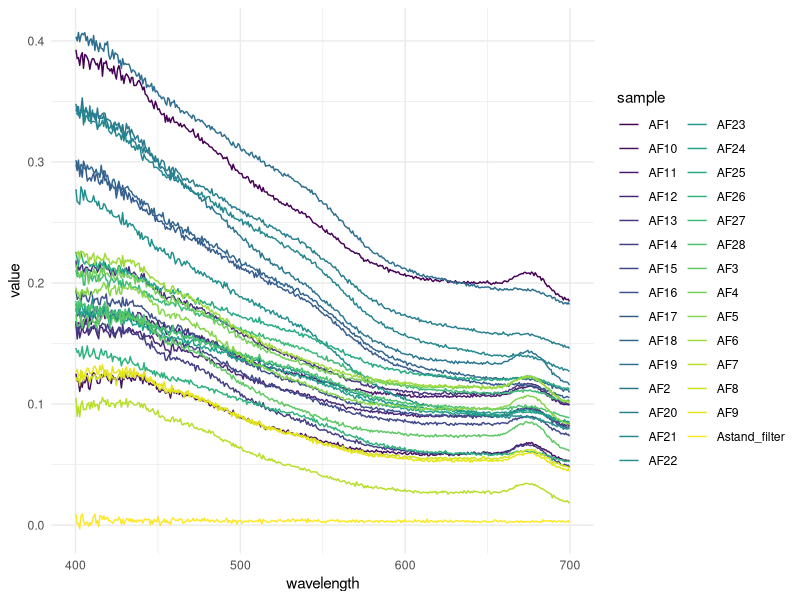
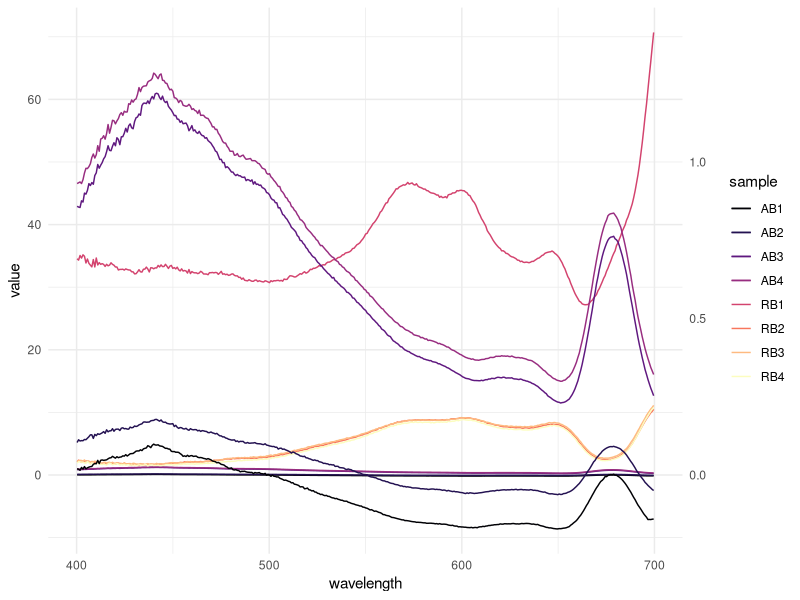

These figures' R source, in order: (Note: this script raises an error after producing the figures.)
## ---- chunk 1
library(tidyverse)
library(readr)
library(readxl)
library(here)
## ---- chunk 2
#setwd("C:/Users/Eva Samson/OneDrive - University of Bergen/Dokumenter/Bergen/AB-323/bioptics")

reflectance_raw <- read_xlsx("bioptics_reflectance_v2.xlsx", skip = 11) |> 
  select(!ID)

methanol_raw <- read_xlsx("bioptics_absorbance_v2.xlsx", skip = 11, sheet = "methanol extracts") |> 
  select(!ID)

water_raw <- read_xlsx("bioptics_absorbance_v2.xlsx", skip = 11, sheet = "water extracts") |> 
  select(!ID)

invivo_raw <- read_xlsx("bioptics_absorbance_v2.xlsx", skip = 11, sheet = "in vivo") |> 
  select(!ID)

filters_raw <- read_xlsx("bioptics_absorbance_v2.xlsx", skip = 11, sheet = "filters") |> 
  select(!ID)
## ---- chunk 3
filters_PAR <- filters_raw |> 
  filter(400 <= wavelength, wavelength <= 700) |> 
  #select(!Astand_filter) |> 
  pivot_longer(cols = !wavelength, names_to = "sample", values_to = "value")
  # |> pivot_longer(cols = starts_with("A"), names_to = "sample", values_to = "value")


## ---- chunk 4
filters_plot <- 
  ggplot(filters_PAR, 
         aes(x = wavelength, y= value, colour = sample)) +
  scale_color_viridis_d() +
  geom_line() +
  theme_minimal()

filters_plot

#ggsave(here("filters_plot.png"), plot = filters_plot, width = 120, height = 100, units = "mm", scale = 1.2)
## ---- chunk 5
refl_brownalgae <- reflectance_raw |> 
  select(wavelength, contains("RB"))
abs_brownalgae <- invivo_raw |> 
  select(wavelength, contains("AB"))

refl_abs_brownalgae <- merge(refl_brownalgae, abs_brownalgae, by = "wavelength") |> 
  filter(400 <= wavelength, wavelength <= 700 ) |> 
  pivot_longer(cols = starts_with("RB") | starts_with("AB"), names_to = "sample", values_to = "value") |> 
  mutate(measurement = case_when(str_detect(sample, "R") ~ "reflectance", str_detect(sample, "A") ~ "absorbance"))


refl_abs_brownalgae_plot <- refl_abs_brownalgae |> 
  ggplot(aes(x = wavelength, y = value, color = sample)) + 
  geom_line() + 
  geom_line(data = subset(refl_abs_brownalgae, measurement == "absorbance"), aes(y = value*50)) +
  scale_color_viridis_d(option = "magma") +
  scale_y_continuous(sec.axis = sec_axis(~ . /50)) +
  theme_minimal()


refl_abs_brownalgae_plot

#ggsave(here("refl_abs_brownalgae_plot.png"), plot = refl_abs_brownalgae_plot, width = 120, height = 100, units = "mm", scale = 1.2)
## ---- chunk 6
abs_refl_ratio <- refl_abs_brownalgae |> 
  filter(sample == "RB1"| sample == "AB3") |> 
  pivot_wider(names_from = measurement, values_from = value) |> 
  #group_by(sample)
  mutate(ratio = )

## ---- chunk 7
mutate(class = case_when( str_detect(sample, "B") ~ "brown", str_detect(sample, "G") ~ "green", str_detect(sample, "AR|RR") ~ "red" )) 
## ---- chunk 8
#  filter(chl_a_ug_l_1 != "#VALUE!") |> 
#  filter(sampling_date == "24.04.2026") |> 
#  filter(filter == "GFF") |> 
#  filter(station == "Pier") |> 
#  mutate(chl_a_ug_l_1 = as.numeric(chl_a_ug_l_1)) |>
#  mutate(sample_depth_m = as.character(sample_depth_m)) |> 
#  group_by(sample_depth_m)
